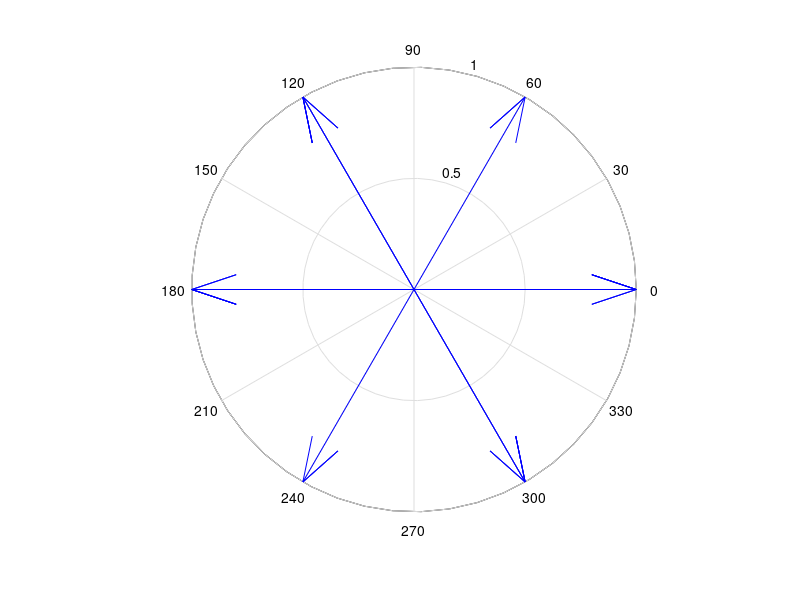

This figure's MATLAB source:
close all
clear all
clc

%30Slot-22Pole-First Harmonic
M = cos(0*pi/180)
N = sin(0*pi/180)
ver = M
hor = N
figure(1)
compass(M)
hold on

M = cos(300*pi/180)
N = sin(300*pi/180)
ver = ver - M
hor = hor - N
figure(1)
compass(M, N)
hold on

M = cos(120*pi/180)
N = sin(120*pi/180)
ver = ver - M
hor = hor -N
figure(1)
compass(M, N)
hold on

M = cos(240*pi/180)
N = sin(240*pi/180)
ver = ver +M
hor = hor +N
figure(1)
compass(M, N)
hold on

M = cos(0*pi/180)
N = sin(0*pi/180)
ver = ver - M
hor = hor -N
figure(1)
compass(M, N)
hold on

M = cos(180*pi/180)
N = sin(180*pi/180)
ver = ver - M
hor = hor -N
figure(1)
compass(M, N)
hold on

M = cos(120*pi/180)
N = sin(120*pi/180)
ver = ver + M
hor = hor +N
figure(1)
compass(M, N)
hold on

M = cos(300*pi/180)
N = sin(300*pi/180)
ver = ver + M
hor = hor +N
figure(1)
compass(M, N)
hold on

M = cos(60*pi/180)
N = sin(60*pi/180)
ver = ver - M
hor = hor -N
figure(1)
compass(M, N)
hold on

M = cos(180*pi/180)
N = sin(180*pi/180)
ver = ver + M
hor = hor + N
figure(1)
compass(M, N)

mag = sqrt(hor^2 + ver^2)
w = mag/10